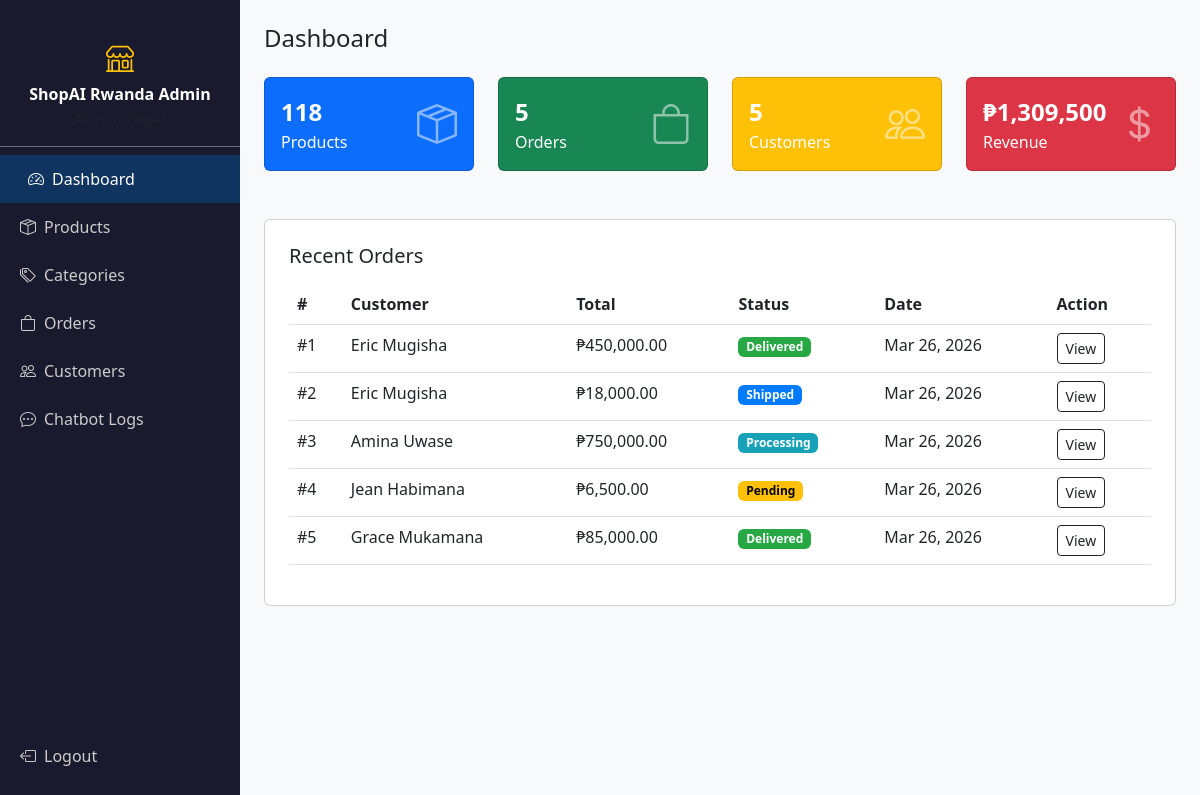
The page /ecommerce-chatbot/admin/index.php (signed in) on the database its author committed.
### tables this page shows
CREATE TABLE orders (
    id INT AUTO_INCREMENT PRIMARY KEY,
    user_id INT NOT NULL,
    total_price DECIMAL(12,2) NOT NULL,
    status ENUM('pending','processing','shipped','delivered','cancelled') DEFAULT 'pending',
    address TEXT,
    payment_method VARCHAR(50) DEFAULT 'cod',
    created_at TIMESTAMP DEFAULT CURRENT_TIMESTAMP,
    FOREIGN KEY (user_id) REFERENCES users(id) ON DELETE CASCADE
);

CREATE TABLE users (
    id INT AUTO_INCREMENT PRIMARY KEY,
    name VARCHAR(100) NOT NULL,
    email VARCHAR(150) UNIQUE NOT NULL,
    password VARCHAR(255) NOT NULL,
    role ENUM('customer','admin') DEFAULT 'customer',
    phone VARCHAR(20),
    address TEXT,
    created_at TIMESTAMP DEFAULT CURRENT_TIMESTAMP
);

### ecommerce-chatbot/admin/index.php (the view)
<?php require_once 'includes/admin_header.php'; ?>
<?php
$total_products = $conn->query("SELECT COUNT(*) as c FROM products")->fetch_assoc()['c'];
$total_orders   = $conn->query("SELECT COUNT(*) as c FROM orders")->fetch_assoc()['c'];
$total_users    = $conn->query("SELECT COUNT(*) as c FROM users WHERE role='customer'")->fetch_assoc()['c'];
$total_revenue  = $conn->query("SELECT SUM(total_price) as s FROM orders WHERE status != 'cancelled'")->fetch_assoc()['s'] ?? 0;
$recent_orders  = $conn->query("SELECT o.*, u.name FROM orders o JOIN users u ON o.user_id=u.id ORDER BY o.created_at DESC LIMIT 5");
?>
<div class="admin-content">
    <h4 class="mb-4">Dashboard</h4>
    <div class="row g-4 mb-5">
        <div class="col-md-3">
            <div class="card text-white bg-primary p-3">
                <div class="d-flex justify-content-between align-items-center">
                    <div><div class="fs-4 fw-bold"><?= $total_products ?></div><div>Products</div></div>
                    <i class="bi bi-box-seam fs-1 opacity-50"></i>
                </div>
            </div>
        </div>
        <div class="col-md-3">
            <div class="card text-white bg-success p-3">
                <div class="d-flex justify-content-between align-items-center">
                    <div><div class="fs-4 fw-bold"><?= $total_orders ?></div><div>Orders</div></div>
                    <i class="bi bi-bag fs-1 opacity-50"></i>
                </div>
            </div>
        </div>
        <div class="col-md-3">
            <div class="card text-white bg-warning p-3">
                <div class="d-flex justify-content-between align-items-center">
                    <div><div class="fs-4 fw-bold"><?= $total_users ?></div><div>Customers</div></div>
                    <i class="bi bi-people fs-1 opacity-50"></i>
                </div>
            </div>
        </div>
        <div class="col-md-3">
            <div class="card text-white bg-danger p-3">
                <div class="d-flex justify-content-between align-items-center">
                    <div><div class="fs-4 fw-bold">₱<?= number_format($total_revenue, 0) ?></div><div>Revenue</div></div>
                    <i class="bi bi-currency-dollar fs-1 opacity-50"></i>
                </div>
            </div>
        </div>
    </div>
    <div class="card p-4">
        <h5 class="mb-3">Recent Orders</h5>
        <table class="table table-hover">
            <thead><tr><th>#</th><th>Customer</th><th>Total</th><th>Status</th><th>Date</th><th>Action</th></tr></thead>
            <tbody>
            <?php while ($o = $recent_orders->fetch_assoc()): ?>
            <tr>
                <td>#<?= $o['id'] ?></td>
                <td><?= htmlspecialchars($o['name']) ?></td>
                <td>₱<?= number_format($o['total_price'], 2) ?></td>
                <td><span class="badge status-<?= $o['status'] ?>"><?= ucfirst($o['status']) ?></span></td>
                <td><?= date('M d, Y', strtotime($o['created_at'])) ?></td>
                <td><a href="orders.php?view=<?= $o['id'] ?>" class="btn btn-sm btn-outline-dark">View</a></td>
            </tr>
            <?php endwhile; ?>
            </tbody>
        </table>
    </div>
</div>
<?php require_once 'includes/admin_footer.php'; ?>

### ecommerce-chatbot/admin/includes/admin_header.php (shortened to what this page needs)
<!DOCTYPE html>
<html lang="en">
<head>
    <link rel="stylesheet" href="https://cdn.jsdelivr.net/npm/bootstrap@5.3.0/dist/css/bootstrap.min.css">
    <link rel="stylesheet" href="https://cdn.jsdelivr.net/npm/bootstrap-icons@1.11.0/font/bootstrap-icons.css">
    <link rel="stylesheet" href="<?= SITE_URL ?>/assets/css/style.css">
</head>
<body>
<div class="admin-sidebar">
    <div class="text-center py-3 border-bottom border-secondary mb-2">
        <i class="bi bi-shop fs-3 text-warning"></i>
        <div class="fw-bold mt-1"><?= SITE_NAME ?> Admin</div>
        <small class="text-muted"><?= htmlspecialchars($_SESSION['user_name']) ?></small>
    </div>
    <?php
    $current = basename($_SERVER['PHP_SELF']);
    $links = [
        'index.php'    => ['bi-speedometer2', 'Dashboard'],
        'products.php' => ['bi-box-seam', 'Products'],
        'categories.php'=> ['bi-tags', 'Categories'],
        'orders.php'   => ['bi-bag', 'Orders'],
        'users.php'    => ['bi-people', 'Customers'],
        'chatbot_logs.php' => ['bi-chat-dots', 'Chatbot Logs'],
    ];
    foreach ($links as $file => [$icon, $label]):
    ?>
    <a href="<?= $file ?>" class="<?= $current === $file ? 'active' : '' ?>">
        <i class="bi <?= $icon ?> me-2"></i><?= $label ?>
    </a>
    <?php endforeach; ?>
    <a href="<?= SITE_URL ?>/logout.php" class="mt-auto" style="position:absolute;bottom:20px;width:100%">
        <i class="bi bi-box-arrow-left me-2"></i>Logout
    </a>
</div>

### ecommerce-chatbot/admin/includes/admin_footer.php (shortened to what this page needs)
</body>
</html>

### ecommerce-chatbot/assets/css/style.css (style rules this page uses)
body { font-family: 'Segoe UI', sans-serif; background: #f8f9fa; }
.admin-sidebar { min-height: 100vh; background: #1a1a2e; color: white; width: 240px; position: fixed; top: 0; left: 0; padding-top: 20px; }
.admin-sidebar a { color: #ccc; display: block; padding: 12px 20px; text-decoration: none; transition: all 0.2s; }
.admin-sidebar a:hover, .admin-sidebar a.active { background: #0f3460; color: white; padding-left: 28px; }
.admin-content { margin-left: 240px; padding: 24px; }
.status-pending { background: #ffc107; color: #000; }
.status-processing { background: #17a2b8; color: #fff; }
.status-shipped { background: #007bff; color: #fff; }
.status-delivered { background: #28a745; color: #fff; }

### rows shown on the page
orders: id "1", user.name "Eric Mugisha", total_price "450,000.00", status "Delivered", created_at "Mar 26, 2026"
orders: id "2", user.name "Eric Mugisha", total_price "18,000.00", status "Shipped", created_at "Mar 26, 2026"
orders: id "3", user.name "Amina Uwase", total_price "750,000.00", status "Processing", created_at "Mar 26, 2026"
orders: id "4", user.name "Jean Habimana", total_price "6,500.00", status "Pending", created_at "Mar 26, 2026"
orders: id "5", user.name "Grace Mukamana", total_price "85,000.00", status "Delivered", created_at "Mar 26, 2026"

### other values the page prints
SITE_NAME "ShopAI Rwanda"
$label "Dashboard"
$label "Products"
$label "Categories"
$label "Orders"
$label "Customers"
$label "Chatbot Logs"
$total_products "118"
$total_orders "5"
$total_users "5"
$total_revenue "1,309,500"
